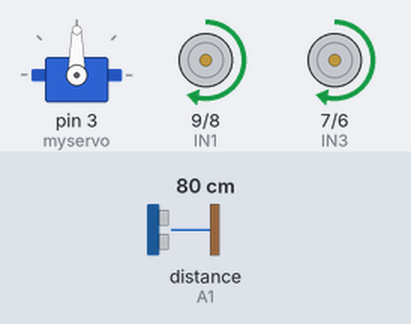
This sketch was run on a simulated Arduino Uno, built with avr-gcc and run on an emulated ATmega328P. Parts: servo, motor-driver pin pairs drawn as motors (green arrow = first pin HIGH = forward, orange = second pin HIGH = backward, longer = more drive, scaled by the enable pin). Wiring (inferred from the names in the program): ultrasonic range finder: trigger A0; echo A1. Inputs (shaded band) come from the test bench; at power-on: distance to the obstacle (sensor on A1) 80 cm. The echo pulse lasts 58.3 µs per cm.

Above: at 4.2 s.
4.3 s: distance to the obstacle (sensor on A1) set to 39 cm
5.8 s: distance to the obstacle (sensor on A1) set to 34 cm
At 8.7 s:
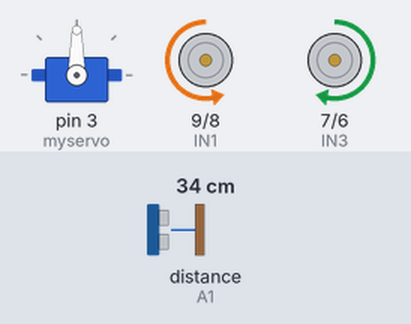
8.8 s: distance to the obstacle (sensor on A1) set to 60 cm
At 11.0 s:
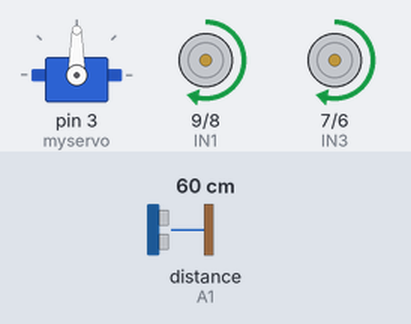
11.6 s: distance to the obstacle (sensor on A1) set to 2 cm
At 13.2 s:
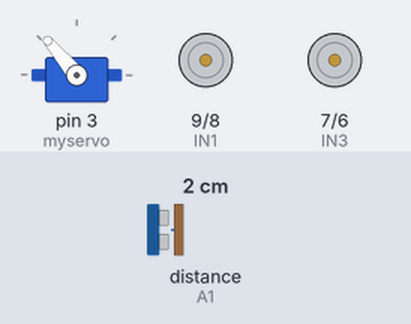
Timing chart, 0 to 15.6 s (numbered marks = the images above; inputs shaded):
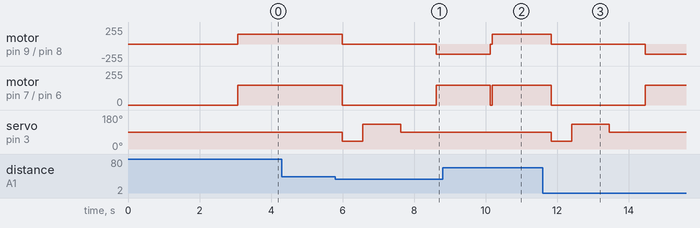

Measured:
- the behaviour switches between 37 and 36 cm on distance to the obstacle (sensor on A1) (found by bisection; images 0 and 1)
- after the input at 4.3 s, every drawn part: stays the same
- after the input at 5.8 s, motor on pin 9 (IN1) / pin 8 (IN2): forward 150/255 → stopped after 0.20 s, → backward 150/255 2.6 s later; motor on pin 7 (IN3) / pin 6 (IN4): forward 150/255 → stopped after 0.20 s, → forward 150/255 2.6 s later; servo on pin 3 (myservo): 90° → 40° after 0.20 s, → 130° 0.56 s later, → 90° 1.1 s later
- after the input at 8.8 s, servo on pin 3 (myservo): stays 90° (without the input it goes to 40° after 1.5 s)
- after the input at 11.6 s, motor on pin 9 (IN1) / pin 8 (IN2): forward 150/255 → stopped after 0.24 s, → backward 150/255 2.6 s later; motor on pin 7 (IN3) / pin 6 (IN4): forward 150/255 → stopped after 0.24 s, → forward 150/255 2.6 s later; servo on pin 3 (myservo): 90° → 40° after 0.24 s, → 130° 0.56 s later, → 90° 1.1 s later

The sketch:

obstaclewith_servo.ino
```cpp
#include<Servo.h>
Servo myservo;
#define enA 10
#define IN1 9
#define IN2 8
#define IN3 7
#define IN4 6
#define enB 5

#define trigpin A0
#define echo A1
#define speed 150

void setup() {
  // Motor control pins
  pinMode(IN1, OUTPUT);
  pinMode(IN2, OUTPUT);
  pinMode(IN3, OUTPUT);
  pinMode(IN4, OUTPUT);
  pinMode(enA, OUTPUT);
  pinMode(enB, OUTPUT);

  // Ultrasonic sensor pins
  pinMode(trigpin, OUTPUT);
  pinMode(echo, INPUT);

  // Set initial motor speed
  analogWrite(enA, speed);
  analogWrite(enB, speed);

  // Attach servo motor
  myservo.attach(3);
  myservo.write(90); // Center position
  delay(3000);
}

int distance;

void loop() {
  // Measure distance using ultrasonic sensor
  findDistance();

  if (distance > 35) {
    forward();
  } else {
    delay(60);
    findDistance();
    if (distance > 35) {
      forward();
    } else {
      Stop();
      myservo.write(40);
      delay(500);
      findDistance();
      if (distance > 35) {
        myservo.write(90);
        delay(1000);
        rightward();
        delay(500);
        Stop();
      } else {
        myservo.write(130);
        delay(1000);
        findDistance();
        if (distance > 35) {
          myservo.write(90);
          delay(1000);
          leftward();
          delay(500);
          Stop();
        } else {
          myservo.write(90);
          delay(1000);
          rightward();
          delay(1500);
          Stop();
        }
      }
    }
  }
}

void forward() {
  digitalWrite(IN1, HIGH);
  digitalWrite(IN2, LOW);
  digitalWrite(IN3, HIGH);
  digitalWrite(IN4, LOW);
  analogWrite(enA, speed);
  analogWrite(enB, speed);
}

void backward() {
  digitalWrite(IN1, LOW);
  digitalWrite(IN2, HIGH);
  digitalWrite(IN3, LOW);
  digitalWrite(IN4, HIGH);
  analogWrite(enA, speed);
  analogWrite(enB, speed);
}

void leftward() {
  digitalWrite(IN1, HIGH);
  digitalWrite(IN2, LOW);
  digitalWrite(IN3, LOW);
  digitalWrite(IN4, HIGH);
  analogWrite(enA, speed);
  analogWrite(enB, speed);
}

void rightward() {
  digitalWrite(IN1, LOW);
  digitalWrite(IN2, HIGH);
  digitalWrite(IN3, HIGH);
  digitalWrite(IN4, LOW);
  analogWrite(enA, speed);
  analogWrite(enB, speed);
}

void Stop() {
  digitalWrite(IN1, LOW);
  digitalWrite(IN2, LOW);
  digitalWrite(IN3, LOW);
  digitalWrite(IN4, LOW);
  analogWrite(enA, 0);
  analogWrite(enB, 0);
}

void findDistance() {
  int duration;
  digitalWrite(trigpin, HIGH);
  delayMicroseconds(10);
  digitalWrite(trigpin, LOW);

  duration = pulseIn(echo, HIGH);
  distance = (1 / 29.1) * (duration / 2);
  delay(60);
}
```
